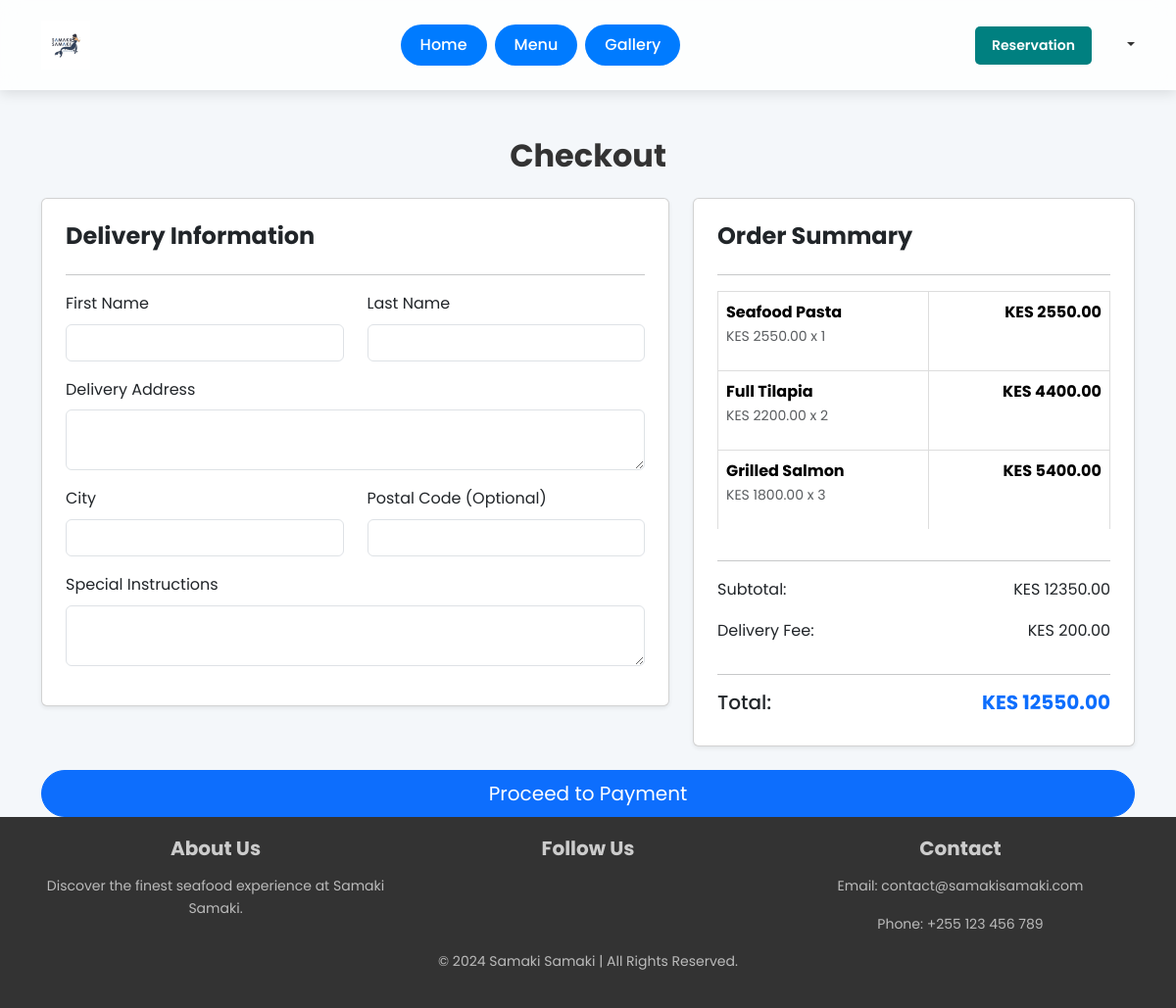
Before: /checkout/checkout/ (signed in) with the older database file.
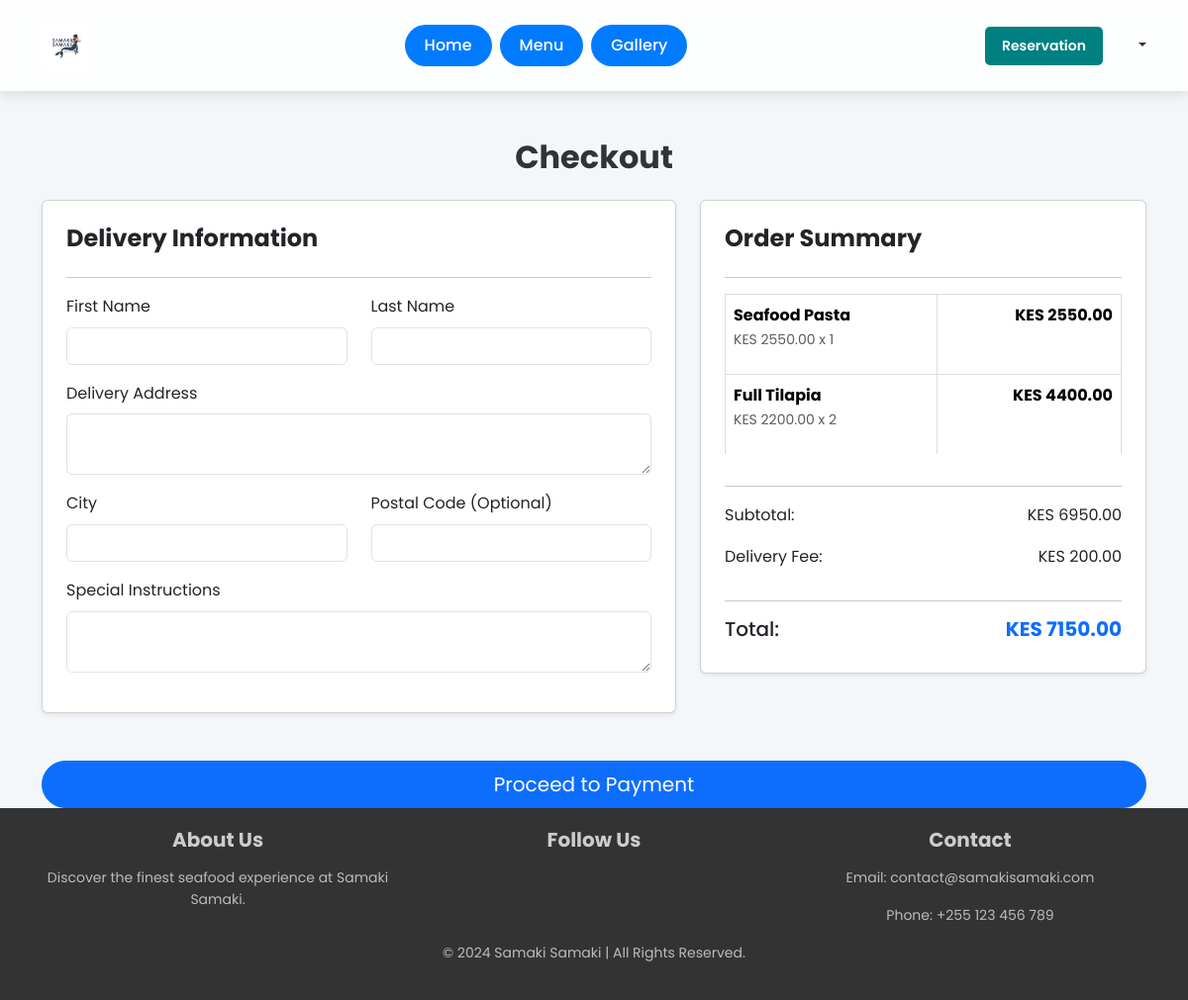
After: the same page with the newer database file.
### cart/models.py (models this page shows, shortened)
class Cart(models.Model):
    user = models.ForeignKey(User, on_delete=models.CASCADE, related_name="cart_items")
    item = models.ForeignKey(MenuItem, on_delete=models.CASCADE)
    quantity = models.PositiveIntegerField(default=1)
    added_at = models.DateTimeField(auto_now_add=True)
    class Meta:
        unique_together = ('user', 'item')  # Ensure a user can't have duplicate items in the cart
        ordering = ['-added_at']  # Most recently added items appear first
    def total_price(self):
        return self.item.price * self.quantity

### menu/models.py (models this page shows, shortened)
class MenuItem(models.Model):
    name = models.CharField(max_length=255)
    description = models.TextField()
    price = models.DecimalField(max_digits=10, decimal_places=2)
    image = models.ImageField(upload_to='menu_items/')
    category = models.CharField(max_length=100, choices=(
        ('starters', 'Starters'),
        ('main_courses', 'Main Courses'),
        ('desserts', 'Desserts'),
        ('beverages', 'Beverages'),
        ('seafood', 'Seafood'),
        ('specials', 'Specials'),
    ))
    vegetarian = models.BooleanField(default=False)
    gluten_free = models.BooleanField(default=False)

### checkout/views.py (the view)
# urls.py: path('checkout/', views.checkout, name='checkout'),
@login_required
def checkout(request):
    cart_items = Cart.objects.filter(user=request.user)
    if not cart_items.exists():
        messages.warning(request, "Your cart is empty. Add items before checking out.")
        return redirect('cart')
    subtotal = sum(item.total_price() for item in cart_items)
    total_price = subtotal + DELIVERY_FEE
    if request.method == 'POST':
        form = CheckoutForm(request.POST)
        if form.is_valid():
            payment_method = request.POST.get('payment_method')
            order = Order.objects.create(
                user=request.user,
                total_price=total_price,
                payment_method=payment_method,
                customer_name=f"{request.user.first_name} {request.user.last_name}",
                customer_phone=form.cleaned_data['mpesa_number'],
                delivery_address=form.cleaned_data['delivery_address'],
                delivery_city=form.cleaned_data['delivery_city'],
                delivery_postal_code=form.cleaned_data.get('delivery_postal_code', ''),
                special_instructions=form.cleaned_data.get('special_instructions', ''),
                status='Pending'
            )
            order_items = [
                OrderItem(
                    order=order,
                    menu_item=cart_item.item,
                    quantity=cart_item.quantity
                )
                for cart_item in cart_items
            ]
            OrderItem.objects.bulk_create(order_items)  # More efficient than creating each item individually
            cart_items.delete()
            messages.success(request, "Order placed successfully!")
            return redirect('order_success', order_id=order.id)
        else:
            messages.error(request, "There was an error with your checkout. Please check your details and try again.")
    else:
        form = CheckoutForm()
    return render(request, 'checkout/checkout.html', {
        'form': form,
        'cart_items': cart_items,
        'subtotal': subtotal,
        'delivery_fee': DELIVERY_FEE,
        'total_price': total_price
    })

### checkout/forms.py
class CheckoutForm(forms.Form):
    special_instructions = forms.CharField(widget=forms.Textarea, required=False)
    delivery_address = forms.CharField(widget=forms.Textarea, required=True)
    delivery_city = forms.CharField(max_length=100, required=True)
    delivery_postal_code = forms.CharField(max_length=10, required=False)
    mpesa_number = forms.CharField(max_length=15, required=True)  # For M-Pesa payment

### checkout/templates/checkout/checkout.html (shortened to what the changed rows need)
{% extends 'base.html' %}
{% block content %}
<div class="container mt-5">
    <h2 class="text-center mb-4 fw-bold">Checkout</h2>
    {% if cart_items %}
        <form method="POST" action="{% if order %}{% url 'create_order' order.id %}{% else %}#{% endif %}">
            <div class="row">
                <div class="col-md-7">
                    <div class="card shadow-sm p-4 mb-4">
                        <h4 class="fw-bold">Delivery Information</h4>
                        <hr>
                        <div class="row">
                            <div class="col-md-6 mb-3">
                                <label for="first_name" class="form-label">First Name</label>
                                <input type="text" id="first_name" name="first_name" class="form-control"
                                       value="{{ request.user.first_name }}" required>
                            </div>
                            <div class="col-md-6 mb-3">
                                <label for="last_name" class="form-label">Last Name</label>
                                <input type="text" id="last_name" name="last_name" class="form-control"
                                       value="{{ request.user.last_name }}" required>
                            </div>
                        </div>
                        <div class="mb-3">
                            <label for="delivery_address" class="form-label">Delivery Address</label>
                            <textarea id="delivery_address" name="delivery_address" class="form-control" rows="2" required>{{ form.delivery_address.value|default_if_none:'' }}</textarea>
                        </div>
                        <div class="row">
                            <div class="col-md-6 mb-3">
                                <label for="delivery_city" class="form-label">City</label>
                                <input type="text" id="delivery_city" name="delivery_city" class="form-control"
                                       value="{{ form.delivery_city.value|default_if_none:'' }}" required>
                            </div>
                            <div class="col-md-6 mb-3">
                                <label for="delivery_postal_code" class="form-label">Postal Code (Optional)</label>
                                <input type="text" id="delivery_postal_code" name="delivery_postal_code" class="form-control"
                                       value="{{ form.delivery_postal_code.value|default_if_none:'' }}">
                            </div>
                        </div>
                        <div class="mb-3">
                            <label for="special_instructions" class="form-label">Special Instructions</label>
                            <textarea id="special_instructions" name="special_instructions" class="form-control" rows="2">{{ form.special_instructions.value|default_if_none:'' }}</textarea>
                        </div>
                    </div>
                </div>
                <div class="col-md-5">
                    <div class="card shadow-sm p-4">
                        <h4 class="fw-bold">Order Summary</h4>
                        <hr>
                        <div class="table-responsive">
                            <table class="table table-borderless">
                                <tbody>
                                    {% for item in cart_items %}
                                        <tr>
                                            <td>
                                                <strong>{{ item.item.name }}</strong>
                                                <p class="text-muted small">KES {{ item.item.price }} x {{ item.quantity }}</p>
                                            </td>
                                            <td class="text-end fw-bold">KES {{ item.total_price }}</td>
                                        </tr>
                                    {% endfor %}
                                </tbody>
                            </table>
                        </div>
                        <hr>
                        <p class="d-flex justify-content-between">
                            <span>Subtotal:</span>
                            <span>KES {{ subtotal|floatformat:2 }}</span>
                        </p>
                        <p class="d-flex justify-content-between">
                            <span>Delivery Fee:</span>
                            <span>KES {{ delivery_fee|floatformat:2 }}</span>
                        </p>
                        <hr>
                        <h5 class="d-flex justify-content-between">
                            <span>Total:</span>
                            <span class="fw-bold text-primary">KES {{ total_price|floatformat:2 }}</span>
                        </h5>
                    </div>
                </div>
            </div>
            <button type="submit" class="btn btn-primary w-100 btn-lg mt-4 rounded-pill">Proceed to Payment</button>
        </form>
    {% else %}
        <p class="text-center text-danger">Your cart is empty. Please add items before checking out.</p>
    {% endif %}
</div>
{% endblock %}

Changed rows visible on the page:
removed Cart: item.name "Grilled Salmon", item.price "1800.00", quantity "3", total_price "5400.00"
Other visible differences:
{{ subtotal|floatformat:2 }}: "12350.00" → "6950.00"
{{ total_price|floatformat:2 }}: "12550.00" → "7150.00"
